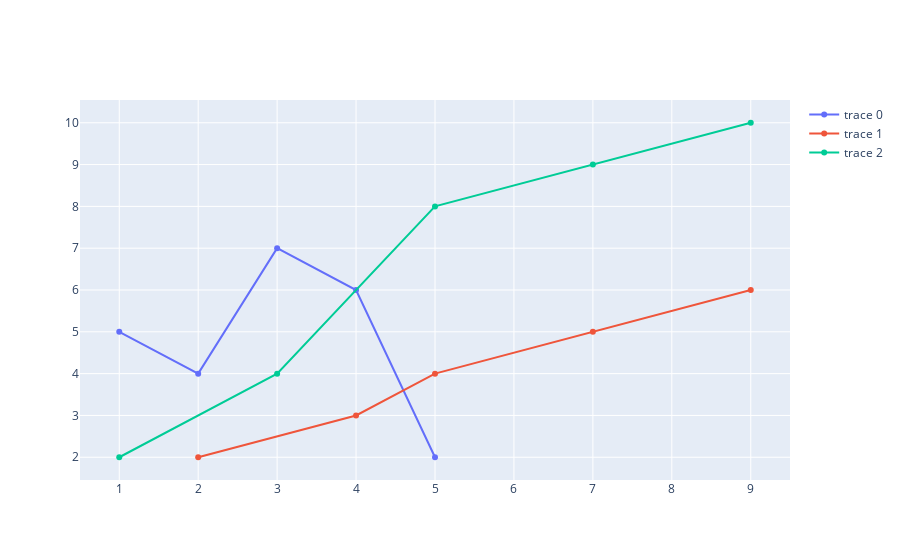

The cell this chart's notebook holds for it:
### Code cell
fig.add_trace(go.Scatter(x=x1, y=y1))
fig.add_trace(go.Scatter(x=x2, y=y2))
fig.add_trace(go.Scatter(x=x3, y=y3))

### Figure 1 — Plotly figure (JSON) as saved in the notebook; plotly's stock layout.template omitted (floating-point values rounded to 4 significant figures)
{"data": [{"type": "scatter", "x": [1, 2, 3, 4, 5], "y": [5, 4, 7, 6, 2]}, {"type": "scatter", "x": [2, 4, 5, 7, 9], "y": [2, 3, 4, 5, 6]}, {"type": "scatter", "x": [1, 3, 5, 7, 9], "y": [2, 4, 8, 9, 10]}], "layout": {}}
